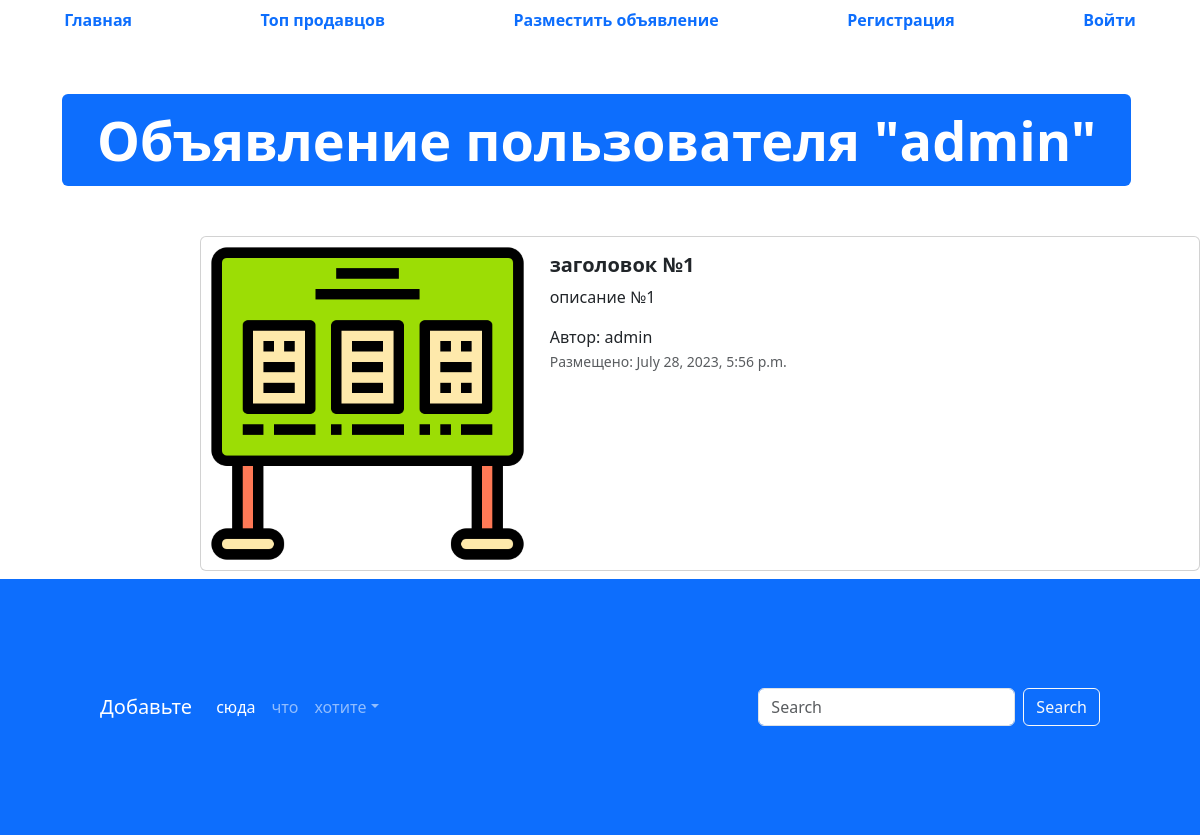
The app's page /advertisement/1 with its own data.
### app_advertisements/models.py (models this page shows, shortened)
class Advertisement(models.Model):
    title = models.CharField(verbose_name='заголовок', max_length=128)
    description = models.TextField('описание')
    price = models.DecimalField('цена', max_digits=10, decimal_places=2)
    auction = models.BooleanField('торг', help_text='отметьте, если торг уместен')
    created_at = models.DateTimeField(auto_now_add=True)
    updated_at = models.DateTimeField(auto_now=True)
    user = models.ForeignKey(User, verbose_name = 'пользователь', on_delete = models.CASCADE)
    image = models.ImageField('изображение', upload_to='advertisements/')
    class Meta:
        db_table = "advertisements"

### app_advertisements/views.py (the view)
# urls.py: path('advertisement/<int:pk>', advertisement_detail, name = 'adv-detail'),
def advertisement_detail(request, pk):
    advertisement = Advertisement.objects.get(id=pk)
    context = {'advertisement':advertisement}
    return render(request, 'app_advertisements/advertisement.html', context)

### templates/app_advertisements/advertisement.html (shortened to what this page needs)
{% extends 'base.html' %}
{% load static %}
{% block content %}
  <div class="container" style="margin: 50px;">
    <div class="display-2">
      <span class="badge bg-primary">Объявление пользователя "{{advertisement.user}}"</span>
    </div>
  </div>
  <div class="col offset-2">
    <div class="card mb-2" style="max-width: 1200px; margin-top: 20px;">
      <div class="row g-0">
        <div class="col-md-4">
          <a href="#" class="nav-link">
            <img src="{% if advertisement.image %} {{advertisement.image.url}} {% else %} {% static 'img/adv.png' %} {% endif %}" class="img-fluid rounded-start" alt="Card title">
          </a>
        </div>
        <div class="col">
          <div class="card-body">
            <h5 class="card-title">
              <a href="#" class="nav-link"><strong>{{advertisement.title}}</strong></a>
            </h5>
            <p class="card-text">{{advertisement.description}}</p>
            <span>Автор: {{advertisement.user}}</span>
            <p class="card-text"><small class="text-muted">Размещено: {{advertisement.created_at}}</small></p>
          </div>
        </div>
      </div>
    </div>
  </div>
{% endblock %}

### records on screen
Advertisement: user "admin", title "заголовок №1", description "описание №1", created_at "July 28, 2023, 5:56 p.m."
